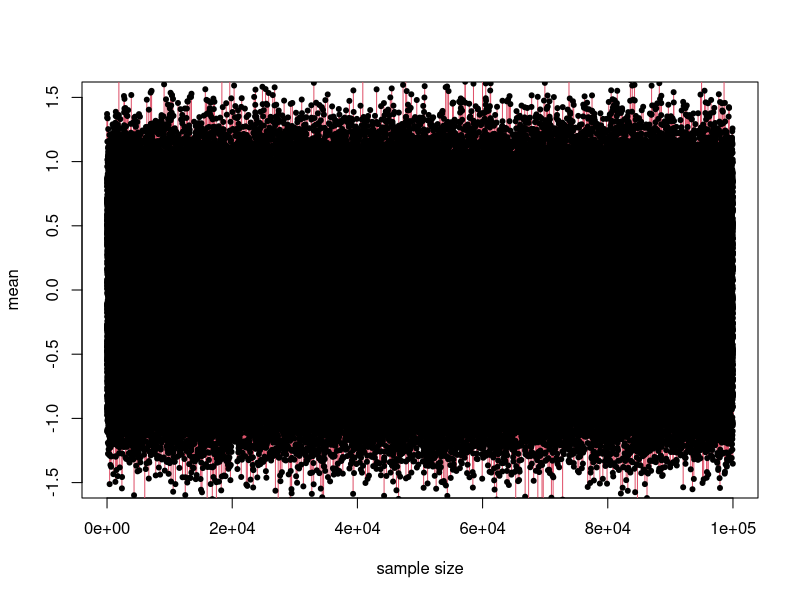
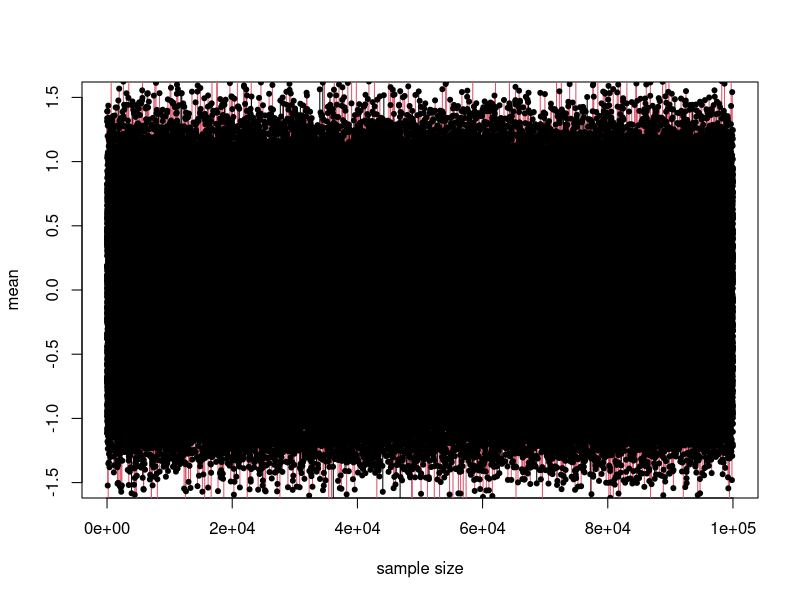
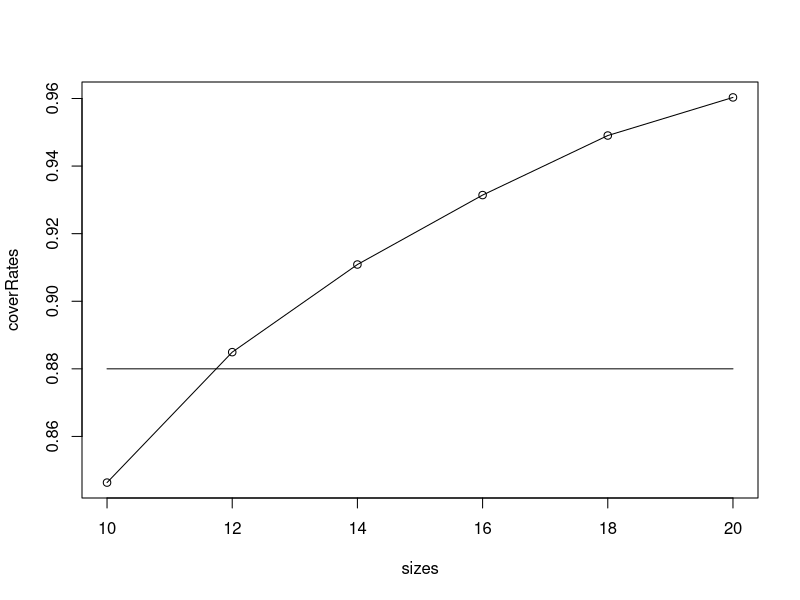

Write R code to recreate these figures, in order.
## ---- chunk 1
## Group randomizer using a restricted randomization
# This code restricts the randomization to
# put no more 2 students from the same program
# into a single group.

# embed the randomizer in a function
groupMaker.restricted <- function(theSeed=NA){
  # select a random seed if none is given
#   if(is.na(theSeed)) theSeed = sample(1:10^6, 1)
#   set.seed(theSeed)
  # Identify who is here and not here today.
  groupBios <- c('Michael Ackerman (BIOS)',
                 'Lingjun Fu (BIOS)',
                 'Lisa Lin (BIOS)',
                 'Molly Olson (BIOS)',
                 'Brooklyn Stanley (BIOS)',
                 'Nick Strayer (BIOS)',
                 'Hannah Weeks (BIOS)',
                 'Zhijun Yin (BIOS)'
  ) 
  groupBmif <- c('Alex Cheng (BMIF)',
                 'Kevin Dufendach (BMIF)' ,
                 'Michael Greer (BMIF)',
                 'Matthew Lenert (BMIF)',
                 'Sara Savage (BMIF)'
  ) 
  groupMMM <- c('Richard Rosenow (MGT)',
                 'Alexandra Sundermann (MSTP)',
                 'Ivo Violich (MLI)'
  ) 
  # Initialize groups matrix
  groups <- matrix( rep('', 4*4 ), nrow=4 )
  colnames(groups) <- c("Group1","Group2","Group3","Group4")
  # Shuffle and assemble groups
  shuffledBios <- sample(groupBios)
  shuffledBmif <- sample(groupBmif)
  shuffledMMM <- sample(groupMMM)
  # Stack into the groups matrix satisfying the
  # restriction conditions
  groups[1,1:4] <- shuffledBios[1:4]
  groups[2,1:4] <- shuffledBios[5:8]
  groups[3,1:4] <- shuffledBmif[1:4]
  groups[4,1:4] <- c(shuffledBmif[5],shuffledMMM)
  return(groups)
}


# Example, run the randomizer allowing a random seed
theGroups <- groupMaker.restricted(4)
print( noquote(theGroups) )
## ---- chunk 2
## rewrite Robert's code by replacing students' name by letters
groupMaker.old <- function(theSeed=NA){
  # select a random seed if none is given
  # if(is.na(theSeed)) theSeed = sample(1:10^6, 1)
  # set.seed(theSeed)
  # Identify who is here and not here today.
  groupBios <- c('A',
                 'B',
                 'C',
                 'D',
                 'E',
                 'F',
                 'G',
                 'H'
  ) 
  groupBmif <- c('I',
                 'J' ,
                 'K',
                 'L',
                 'M'
  ) 
  groupMMM <- c('N',
                 'O',
                 'P'
  ) 
  # Initialize groups matrix
  groups <- matrix( rep('', 4*4 ), nrow=4 )
  colnames(groups) <- c("Group1","Group2","Group3","Group4")
  # Shuffle and assemble groups
  shuffled <- sample(c(groupBios, groupBmif, groupMMM))
  # Stack into the groups matrix satisfying the
  # restriction conditions
  groups[1,1:4] <- shuffled[1:4]
  groups[2,1:4] <- shuffled[5:8]
  groups[3,1:4] <- shuffled[9:12]
  groups[4,1:4] <- shuffled[13:16]
  return(groups)
}

iteration <- 2*2627625  # should be larger than 2627625!
test <- 5000 # should choose test=iteration, choose 5000 for efficiency
res <- rep(NA, test)
for(i in 1:test){
    temp = groupMaker.old() 
    temp[,1]=sort(temp[,1])
    temp[,2]=sort(temp[,2])
    temp[,3]=sort(temp[,3])
    temp[,4]=sort(temp[,4]) # fix the inner group duplication
    newtemp=temp[,names(sort(temp[1,]))] # fix the inter group duplication
    res[i] = paste(newtemp, sep="", collapse ="")
    if(i == 1){
        x <- res[i]
    }
    if(i != 1){
        x <- c(x, res[i])
    }
}

length(unique(x)) # note that this is only for iteration=5000

q1_theory <- factorial(16)/factorial(4)^5 # q1_theory=2627625
q1_theory

## ---- chunk 3
sim_12 <- 0
test <- 1000
pivot <- c(1:4,1:4,1:4,1:4) 
for(i in 1:test){
    temp = sample(pivot, 16, replace=F) # random shuffle the group numbers
    if(temp[1] == temp[2]){  # treat 1st and 2nd student as two L students
        sim_12 = sim_12 + 1
    }
}
sim_12/test #to be compared with theoretical solution: 0.2
q2_theory <- choose(4,1)*choose(4,1)*choose(3,1)*factorial(14)/  
factorial(16)
q2_theory
## ---- chunk 4
## rewrite Robert's code a little bit by replacing students' names by lettrs
groupMaker.new <- function(theSeed=NA){
  # select a random seed if none is given
  # if(is.na(theSeed)) theSeed = sample(1:10^6, 1)
  # set.seed(theSeed)
  # Identify who is here and not here today.
  groupBios <- c('A',
                 'B',
                 'C',
                 'D',
                 'E',
                 'F',
                 'G',
                 'H'
  ) 
  groupBmif <- c('I',
                 'J' ,
                 'K',
                 'L',
                 'M'
  ) 
  groupMMM <- c('N',
                 'O',
                 'P'
  ) 
  # Initialize groups matrix
  groups <- matrix( rep('', 4*4 ), nrow=4 )
  colnames(groups) <- c("Group1","Group2","Group3","Group4")
  # Shuffle and assemble groups
  shuffledBios <- sample(groupBios)
  shuffledBmif <- sample(groupBmif)
  shuffledMMM <- sample(groupMMM)
  # Stack into the groups matrix satisfying the
  # restriction conditions
  groups[1,1:4] <- shuffledBios[1:4]
  groups[2,1:4] <- shuffledBios[5:8]
  groups[3,1:4] <- shuffledBmif[1:4]
  groups[4,1:4] <- c(shuffledBmif[5],shuffledMMM)
  return(groups)
}

## simulation starts

iteration <- 2*151200  # should be larger than 151200
test <- 50000 # should choose test=iteration, choose 2000 for efficiency
res <- rep(NA, test)
for(i in 1:test){
    temp = groupMaker.new() 
    temp[,1]=sort(temp[,1])
    temp[,2]=sort(temp[,2])
    temp[,3]=sort(temp[,3])
    temp[,4]=sort(temp[,4])  # fix the inner group duplication
    newtemp=temp[,names(sort(temp[1,]))] # fix the inter group duplication
    res[i] = paste(newtemp, sep="", collapse ="")
    if(i == 1){
        x <- res[i]
    }
    if(i != 1){
        x <- c(x, res[i])
    }
}

length(unique(x)) # simulation result to be compared with q3_theory=151200

#theoretical value
q3_theory <- choose(8,2) * choose(6,2) * choose(4,2) * choose(2,2) *   
choose(5,2) * choose(3,1) * choose(2,1) * choose(3,1) * choose(2,1) /  
(factorial(1)*factorial(3))
q3_theory
## ---- chunk 5
sim_12 <- 0
test <- 10000
for(i in 1:test){
    temp = groupMaker.restricted()
    Lisa = match("Lisa Lin (BIOS)",temp) # give a number between 1 and 16
    Lingjun = match("Lingjun Fu (BIOS)",temp) # number between 1 and 16
    if(ceiling(Lisa/4) == ceiling(Lingjun/4)){
        #ceiling finds thegroup number
        sim_12 = sim_12 + 1
    }
}
sim_12/test  # 0.1392 for 100000 simulations, to be compared with 1/7

q4_theory <- 1/7
q4_theory

## ---- chunk 6
z_score <- qnorm(0.88+(1-0.88)/2, mean=0, sd=1)
z_score
## ---- chunk 7
plotInV6 <- function(size=100, mean=0,sigma=1) {
  ints <- seq(1:size)
  p1 <- seq(1:size)
  p2 <- seq(1:size)
  for (i in 1:size) {
    x_bar <- mean(rnorm(10, mean=0, sd=1))
    # calculate the upper bound and lower bound
    p1[i] <- x_bar -1.555 * sigma / sqrt(10)
    p2[i] <- x_bar + 1.555 * sigma / sqrt(10)
  }
  
  # plot the true mean
  plot(seq(1:size), rep(mean, size), type="l", xlab="sample size", ylab="mean", ylim=c(-1.5, 1.5))

  col <- rep(1, size)
  # index those CIs that failed to cover the true mean and plot them with red color
  index <- p1 > mean | p2 < mean
  col[index] <- 2
  
  # plot the CI segments and points
  segments(ints, p1, ints, p2, col=col)
  points(ints, p1, pch=20)
  points(ints, p2, pch=20)
  
  return((size-sum(index))/size) 
}

plotInV6(size=10^5)
## ---- chunk 8
plotInV7 <- function(size=10^6, mean=0,sigma=1) {
  ints <- seq(1:size)
  p1 <- seq(1:size)
  p2 <- seq(1:size)
  for (i in 1:size) {
    samples <- rnorm(10, mean=0, sd=1)
    x_bar <- mean(samples)
    sigma <- sd(samples)
    p1[i] <- x_bar -1.555 * sigma / sqrt(10)
    p2[i] <- x_bar + 1.555 * sigma / sqrt(10)
  }
  
  plot(seq(1:size), rep(0, size), type="l", xlab="sample size", ylab="mean", ylim=c(-1.5, 1.5))
  
  col <- rep(1, size)
  # index those CIs that failed to cover the true mean and plot them with red color
  index <- p1 > mean | p2 < mean
  col[index] <- 2
  segments(ints, p1, ints, p2, col=col)
  points(ints, p1, pch=20)
  points(ints, p2, pch=20)
  
  return((size-sum(index))/size) 
}

plotInV7(size=10^5)
## ---- chunk 9
plotInV8 <- function(size=10^5, sampleSize=10, mean=0,sigma=1) {
  ints <- seq(1:size)
  p1 <- seq(1:size)
  p2 <- seq(1:size)
  for (i in 1:size) {
    samples <- rnorm(sampleSize, mean=0, sd=1)
    x_bar <- mean(samples)
    sigma <- sd(samples)
    p1[i] <- x_bar -1.555 * sigma / sqrt(10)
    p2[i] <- x_bar + 1.555 * sigma / sqrt(10)
  }
  
  # plot(seq(1:size), rep(0, size), type="l", xlab="sample size", ylab="mean", ylim=c(-1.5, 1.5))
  # col <- rep(1, size)
  index <- p1 > mean | p2 < mean
  # col[index] <- 2
  # segments(ints, p1, ints, p2, col=col)
  # points(ints, p1, pch=20)
  # points(ints, p2, pch=20)
  
  return((size-sum(index))/size) 
}

sizes = seq(10, 20, 2)
coverRates <- rep(0, length(sizes))
for (i in 1:length(sizes)) {
  coverRates[i] <- plotInV8(sampleSize=sizes[i])
}

plot(sizes, coverRates, type="o")
lines(sizes, rep(0.88, length(sizes)), type="l")
